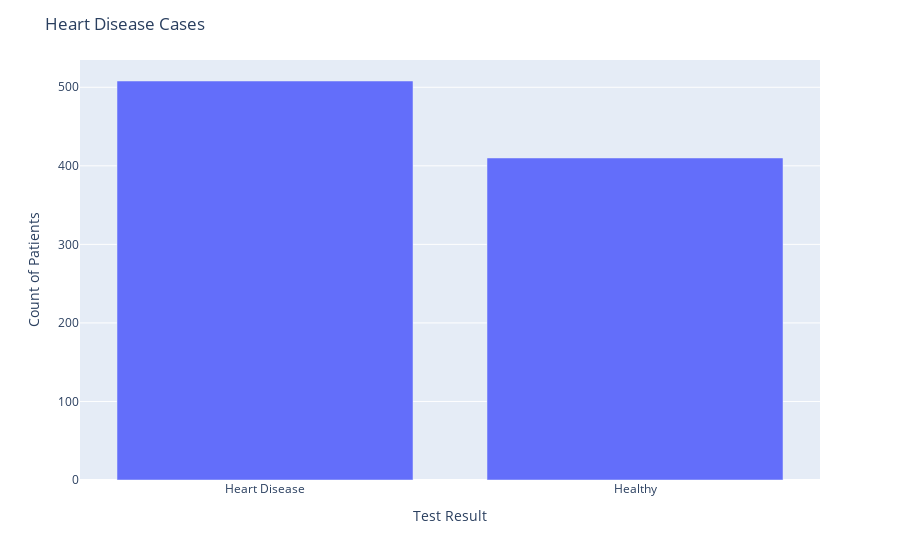

Notebook cell for this chart:
### Markdown cell above
Asymptomatic chest pain (meaning no chest pain) is the most common in the data.

### Code cell
fig = categorical_ct(df, 'HeartDisease')
fig.update_layout(
    title="Heart Disease Cases",
    xaxis_title="Test Result",
    yaxis_title="Count of Patients")

### Figure 1 — Plotly figure (JSON) as saved in the notebook; plotly's stock layout.template omitted (floating-point values rounded to 4 significant figures)
{"data": [{"alignmentgroup": "True", "hovertemplate": "x=%{x}<br>y=%{y}<extra></extra>", "legendgroup": "", "marker": {"color": "#636efa", "pattern": {"shape": ""}}, "name": "", "offsetgroup": "", "orientation": "v", "showlegend": false, "textposition": "auto", "type": "bar", "x": ["Heart Disease", "Healthy"], "xaxis": "x", "y": [508, 410], "yaxis": "y"}], "layout": {"barmode": "relative", "legend": {"tracegroupgap": 0}, "margin": {"t": 60}, "title": {"text": "Heart Disease Cases"}, "xaxis": {"anchor": "y", "domain": [0, 1], "title": {"text": "Test Result"}}, "yaxis": {"anchor": "x", "domain": [0, 1], "title": {"text": "Count of Patients"}}}}
